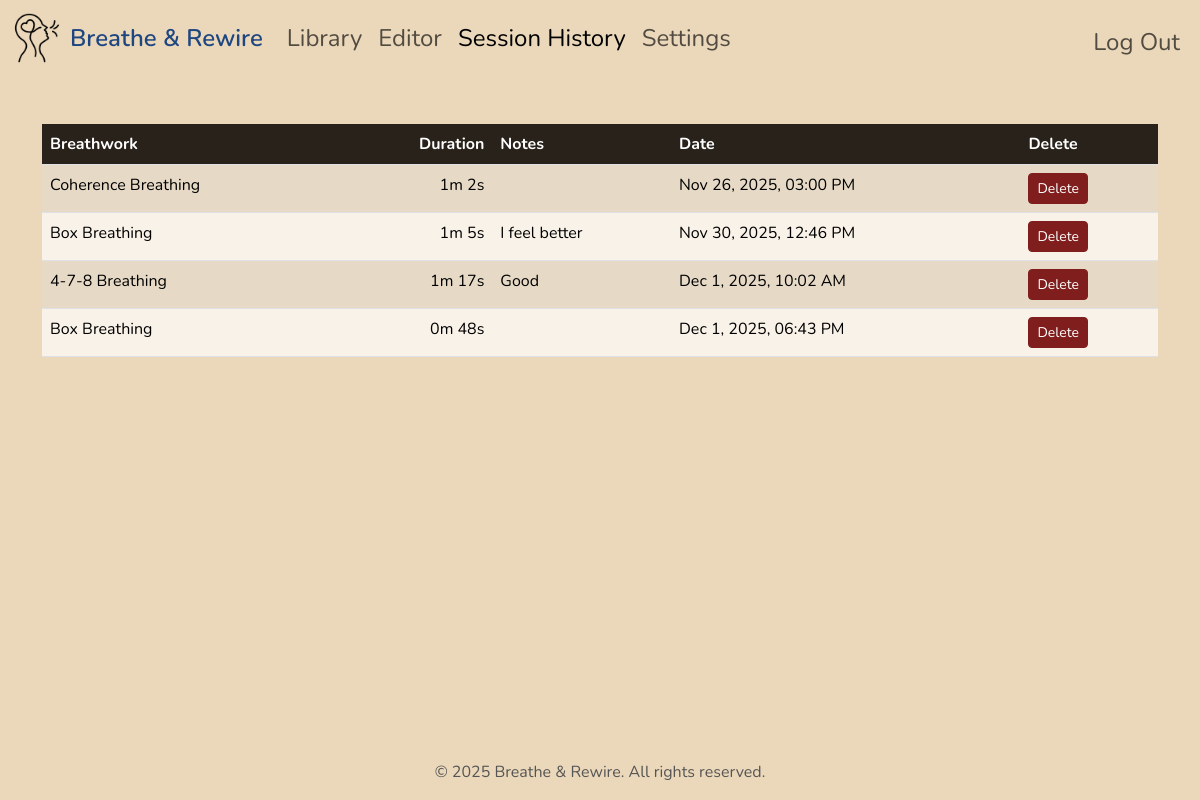
Screenshot of /history (signed in) with the database file from the repository.
### tables this page shows
CREATE TABLE logs ( id INTEGER PRIMARY KEY AUTOINCREMENT NOT NULL, user_id INTEGER NOT NULL, breathwork_id INTEGER NOT NULL, log_date TEXT NOT NULL DEFAULT (datetime('now')), duration_seconds INTEGER, completed BOOLEAN DEFAULT 1, notes TEXT, FOREIGN KEY(user_id) REFERENCES users(id) ON DELETE CASCADE, FOREIGN KEY(breathwork_id) REFERENCES breathworks(id) ON DELETE CASCADE);

CREATE TABLE breathworks (id INTEGER PRIMARY KEY AUTOINCREMENT NOT NULL, name TEXT NOT NULL, description TEXT, inhale INTEGER NOT NULL CHECK(inhale > 0), inhale_hold INTEGER NOT NULL CHECK(inhale_hold >= 0), exhale INTEGER NOT NULL CHECK(exhale > 0), exhale_hold INTEGER NOT NULL CHECK(exhale_hold >= 0), rounds INTEGER NOT NULL CHECK(rounds > 0), is_default BOOLEAN NOT NULL DEFAULT 0, user_id INTEGER, FOREIGN KEY(user_id) REFERENCES users(id) ON DELETE CASCADE);

### app.py (the view)
@app.route("/history")
@login_required
def history():
    breathwork_logs = db.execute(
        "SELECT breathworks.name, logs.id, logs.log_date, logs.duration_seconds, logs.notes FROM logs JOIN breathworks ON logs.breathwork_id = breathworks.id WHERE logs.user_id = ?", session["user_id"])
    for log in breathwork_logs:
        duration = int(log["duration_seconds"])
        log["minutes"] = duration // 60
        log["seconds"] = duration % 60
    return render_template("history.html", breathwork_logs=breathwork_logs)

### app.py (called while the page is built)
@app.after_request
def after_request(response):
    response.headers["Cache-Control"] = "no-cache, no-store, must-revalidate"
    response.headers["Expires"] = 0
    response.headers["Pragma"] = "no-cache"
    return response

### helpers.py (called while the page is built)
def login_required(f):
    @wraps(f)
    def decorated_function(*args, **kwargs):
        if session.get("user_id") is None:
            return redirect("/login")
        return f(*args, **kwargs)
    return decorated_function

### templates/history.html (shortened to what this page needs)
{% extends "layout.html" %}
{% block main %}
    <table class="table table-striped table-hover">
        <thead class="">
            <tr>
                <th class="text-start">Breathwork</th>
                <th class="text-end">Duration</th>
                <th class="text-start">Notes</th>
                <th class="text-start">Date</th>
                <th>Delete</th>
            </tr>
        </thead>
        <tbody>
            {% for breathwork_log in breathwork_logs %}
                <tr id="row-{{ breathwork_log.id }}">
                    <td class="text-start">{{ breathwork_log['name'] }}</td>
                    <td class="text-end">
                        {{ breathwork_log['minutes']}}m
                        {{ breathwork_log['seconds']}}s
                    </td>
                    <td class="text-start">{{ breathwork_log['notes'] }}</td>
                    <td class="text-start utc_log_date" data-date="{{ breathwork_log.log_date }}">{{ breathwork_log['log_date'] }}</td>
                    <td>
                        <button data-id="{{ breathwork_log.id }}" class="btn btn-sm btn-danger delete-btn">Delete</button>
                    </td>
                </tr>
            {% endfor %}
        </tbody>
    </table>
{% endblock %}

### static/styles.css (style rules this page uses)
:root { --bs-primary: #1E4680; --bs-primary-rgb: 30, 70, 128; }
:root { --bs-danger: #801D1D; --bs-danger-rgb: 128, 29, 29; }
.btn-danger, .btn-danger:hover, .btn-danger:focus, .btn-danger:active, .btn-danger:disabled, .show>.btn-danger.dropdown-toggle { color: #fff !important; background-color: #801D1D !important; border-color: #801D1D !important; box-shadow: none !important; }
:root { --bs-success: #137A49; --bs-success-rgb: 19, 122, 73; }
body { display: flex; flex-direction: column; min-height: 100vh; margin: 0; font-family: "Nunito", sans-serif; background-color: #ebd8ba; }
::placeholder, input[type="number"]::placeholder, #new-breathwork-form textarea::placeholder { color: gray; font-style: italic; }
.table thead th { background-color: #29221b !important; color: #ffffff; }
.table-striped>tbody>tr:nth-of-type(odd)>* { background-color: #f2e5d1 !important; }
.table-striped>tbody>tr:nth-of-type(even)>* { background-color: #f9f2e8 !important; }

### rows the page displays
logs: name "Coherence Breathing", minutes "1", seconds "2"
logs: name "Box Breathing", minutes "1", seconds "5", notes "I feel better"
logs: name "4-7-8 Breathing", minutes "1", seconds "17", notes "Good"
logs: name "Box Breathing", minutes "0", seconds "48"
